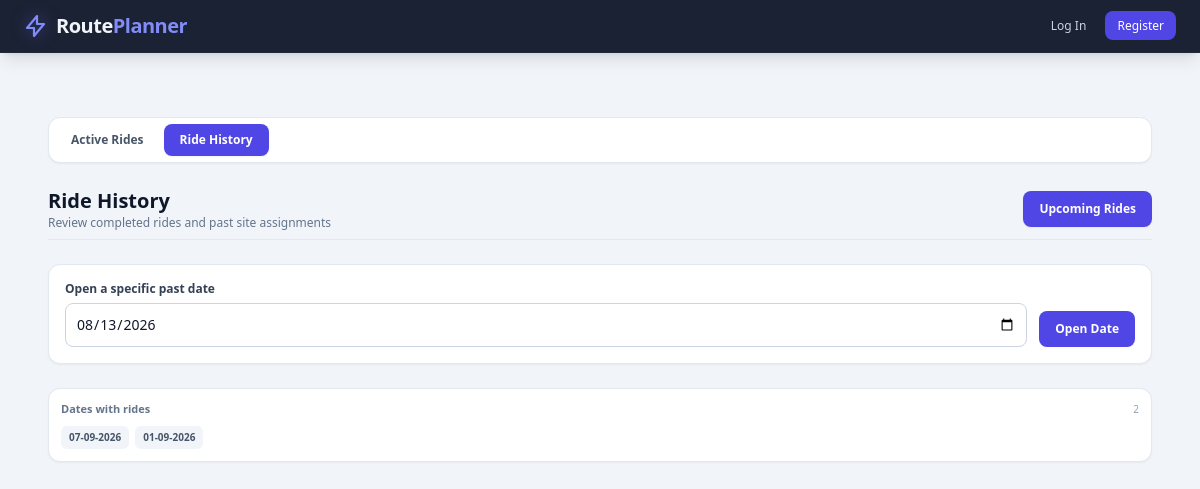
/trips/?view=history&date=2026-08-13, run on an earlier commit of the app's database.
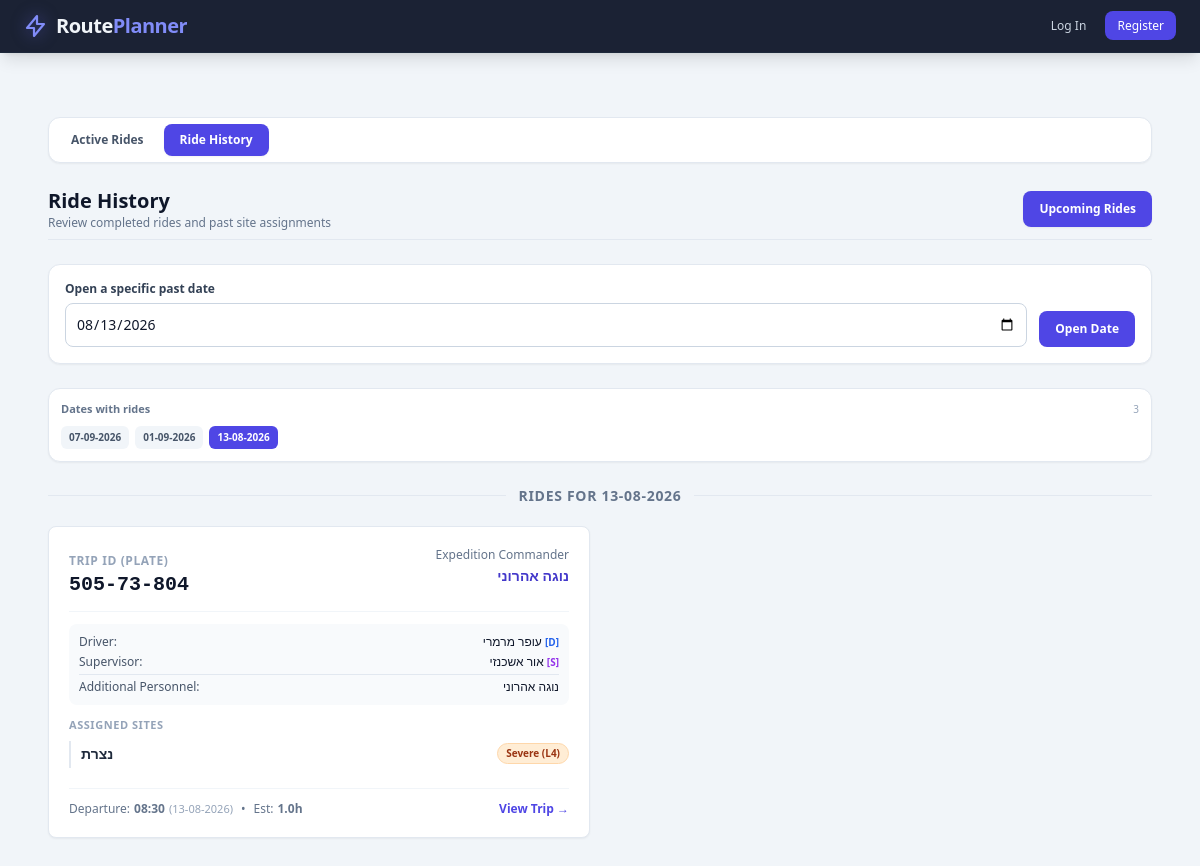
And on a later commit of the database.
### app/models.py (models this page shows, shortened)
class Trip(db.Model):
    __tablename__ = 'trips'
    is_draft = db.Column(db.Boolean, default=False, nullable=False)
    user_id = db.Column(db.String(50), db.ForeignKey('users.id'), nullable=False)
    id = db.Column(db.Integer, primary_key=True, autoincrement=True)
    car_license_plate = db.Column(db.String(20), db.ForeignKey('cars.license_plate'), nullable=False)
    commander = db.Column(db.String(100), nullable=False)
    driver = db.Column(db.String(100), nullable=False)
    supervisor = db.Column(db.String(100), nullable=False)
    passengers = db.Column(db.Text, nullable=True)
    departure_date = db.Column(db.Date, nullable=False, default=date.today)
    departure_time = db.Column(db.String(10), nullable=False)
    est_duration = db.Column(db.Float, nullable=True)
    notes = db.Column(db.Text, nullable=True)
    created_at = db.Column(db.DateTime, default=datetime.utcnow, nullable=False)
    car = db.relationship('Car', backref=db.backref('trips', lazy=True))
    assigned_sites = db.relationship('TripSite', backref='trip', cascade="all, delete-orphan")

class TripSite(db.Model):
    __tablename__ = 'trip_sites'
    id = db.Column(db.Integer, primary_key=True, autoincrement=True)
    trip_id = db.Column(db.Integer, db.ForeignKey('trips.id'), nullable=False)
    site_name = db.Column(db.String(150), nullable=False)
    difficulty = db.Column(db.String(50), nullable=True)
    work_description = db.Column(db.Text, nullable=True)

### app/routes/trips.py (the view, shortened to what this page needs)
@trips_bp.route('/', methods=['GET'])
def list_trips():
    selected_view = request.args.get('view', 'all')
    today = date.today()
    upcoming_end = today + timedelta(days=6)
    history_start = today - timedelta(days=7)
    selected_date = None
    ride_dates = []
    if selected_view == 'drafts':
        if not current_user.is_authenticated or current_user.used_invitation_code != "NORTH-ADMIN":
            flash("Permission denied. Only admin users can view drafts.", "danger")
            return redirect(url_for('trips.list_trips', view='all'))
        rides = Trip.query.filter(
            Trip.is_draft == True
        ).order_by(Trip.departure_date.asc(), Trip.departure_time.asc()).all()
    elif selected_view == 'history':
        date_value = request.args.get('date')
        if date_value:
            try:
                selected_date = datetime.strptime(date_value, '%Y-%m-%d').date()
            except ValueError:
                flash("Invalid history date. Showing the previous seven days.", "warning")
        if selected_date:
            rides = Trip.query.filter(
                Trip.is_draft == False,
                Trip.departure_date == selected_date,
                Trip.departure_date < today
            ).order_by(Trip.departure_time.desc()).all()
        else:
            rides = Trip.query.filter(
                Trip.is_draft == False,
                Trip.departure_date >= history_start,
                Trip.departure_date < today
            ).order_by(Trip.departure_date.desc(), Trip.departure_time.desc()).all()
    elif current_user.is_authenticated:
        selected_view = 'all'
        rides = Trip.query.filter(
            Trip.is_draft == False,
            Trip.departure_date >= today,
        ).order_by(Trip.departure_date.asc(), Trip.departure_time.asc()).all()
    if selected_view == 'history':
        ride_dates = [row[0] for row in db.session.query(Trip.departure_date).filter(
            Trip.is_draft == False,
            Trip.departure_date < today
        ).distinct().order_by(Trip.departure_date.desc()).all()]
    return render_template(
        'trips.html',
        rides=rides,
        selected_view=selected_view,
        today=today,
        ride_dates=ride_dates,
        history_last_date=(today - timedelta(days=1)).isoformat(),
        calendar_date=(selected_date or (today - timedelta(days=1))).isoformat()
    )

### app/templates/trips.HTML (shortened to what this page needs)
{% extends 'base.html' %}
{% block content %}
<div id="expedition-app" class="max-w-7xl mx-auto p-4 sm:p-6">
    <div id="page-list" class="space-y-6">
          <nav class="flex items-center gap-1 overflow-x-auto bg-white dark:bg-slate-800 p-1.5 rounded-xl border border-slate-200 dark:border-slate-700 shadow-sm" aria-label="Trip views">
                <a href="{{ url_for('trips.list_trips', view='all') }}"
                    class="px-4 py-2 rounded-lg text-xs font-semibold whitespace-nowrap transition {% if selected_view == 'all' %}bg-indigo-600 text-white shadow-sm{% else %}text-slate-600 dark:text-slate-300 hover:bg-slate-100 dark:hover:bg-slate-700{% endif %}"
                    data-en="Active Rides" data-he="נסיעות פעילות">Active Rides</a>
                <a href="{{ url_for('trips.list_trips', view='history') }}"
                    class="px-4 py-2 rounded-lg text-xs font-semibold whitespace-nowrap transition {% if selected_view == 'history' %}bg-indigo-600 text-white shadow-sm{% else %}text-slate-600 dark:text-slate-300 hover:bg-slate-100 dark:hover:bg-slate-700{% endif %}"
                    data-en="Ride History" data-he="היסטוריית נסיעות">Ride History</a>
          </nav>
        <div class="flex justify-between items-center pb-2 border-b border-slate-200 dark:border-slate-700">
            <div>
            {% if selected_view == 'drafts' %}
            <h2 class="text-xl font-bold text-slate-900 dark:text-slate-100" data-en="Draft Rides" data-he="טיוטות נסיעות">Draft Rides</h2>
            <p class="text-xs text-slate-500 dark:text-slate-400" data-en="Review and manage unpublished rides" data-he="צפייה וניהול נסיעות שלא פורסמו">Review and manage unpublished rides</p>
            {% elif selected_view == 'history' %}
            <h2 class="text-xl font-bold text-slate-900 dark:text-slate-100" data-en="Ride History" data-he="היסטוריית נסיעות">Ride History</h2>
            <p class="text-xs text-slate-500 dark:text-slate-400" data-en="Review completed rides and past site assignments" data-he="צפייה בנסיעות שהסתיימו ובמשימות עבר">Review completed rides and past site assignments</p>
            {% endif %}
            </div>
            {% if selected_view == 'history' %}
            <a href="{{ url_for('trips.list_trips', view='all') }}" class="inline-flex items-center gap-2 bg-indigo-600 hover:bg-indigo-700 active:bg-indigo-800 text-white text-xs font-semibold px-4 py-2.5 rounded-lg shadow-sm transition cursor-pointer">
                <span data-en="Upcoming Rides" data-he="נסיעות קרובות">Upcoming Rides</span>
            </a>
            {% endif %}
        </div>
        {% if selected_view in ['history', 'mine'] %}
        <form action="{{ url_for('trips.list_trips') }}" method="GET" class="flex flex-col sm:flex-row sm:items-end gap-3 bg-white dark:bg-slate-800 p-4 rounded-xl border border-slate-200 dark:border-slate-700 shadow-sm">
            <div class="flex-1">
                {% if selected_view == 'history' %}
                <label for="history-date" class="block text-xs font-semibold text-slate-700 dark:text-slate-300 mb-1.5" data-en="Open a specific past date" data-he="פתח תאריך עבר מסוים">Open a specific past date</label>
                <input id="history-date" type="date" name="date" value="{{ request.args.get('date', '') }}" max="{{ history_last_date }}" class="w-full text-sm p-2.5 rounded-lg border border-slate-300 dark:border-slate-600 bg-white dark:bg-slate-900 text-slate-900 dark:text-slate-100 focus:ring-2 focus:ring-indigo-500 outline-none">
                {% endif %}
            </div>
            <button type="submit" class="px-4 py-2.5 rounded-lg bg-indigo-600 hover:bg-indigo-700 text-white text-xs font-semibold" data-en="Open Date" data-he="פתח תאריך">Open Date</button>
        </form>
        <div class="mt-3 bg-white dark:bg-slate-800 p-3 rounded-xl border border-slate-200 dark:border-slate-700 shadow-sm">
            <div class="flex items-center justify-between gap-3 mb-2">
                <p class="text-[11px] font-semibold text-slate-500 dark:text-slate-400" data-en="Dates with rides" data-he="תאריכים עם נסיעות">Dates with rides</p>
                <span class="text-[10px] text-slate-400 dark:text-slate-500">{{ ride_dates|length }}</span>
            </div>
            <div class="max-h-28 overflow-y-auto pr-1">
            <div class="flex flex-wrap gap-1.5">
                {% for ride_date in ride_dates %}
                <a href="{{ url_for('trips.list_trips', view=selected_view, date=ride_date.isoformat()) }}" class="px-2 py-1 rounded-md text-[10px] font-semibold transition {% if request.args.get('date') == ride_date.isoformat() %}bg-indigo-600 text-white{% else %}bg-slate-100 dark:bg-slate-700 text-slate-600 dark:text-slate-300 hover:bg-indigo-100 dark:hover:bg-indigo-900/50{% endif %}" title="{{ ride_date.strftime('%d-%m-%Y') }}">
                    {{ ride_date.strftime('%d-%m-%Y') }}
                </a>
                {% else %}
                <span class="text-[11px] text-slate-400 dark:text-slate-500" data-en="No other dates with rides" data-he="אין תאריכים נוספים עם נסיעות">No other dates with rides</span>
                {% endfor %}
            </div>
            </div>
        </div>
        {% endif %}
        <div class="grid grid-cols-1 sm:grid-cols-2 xl:grid-cols-3 gap-4 sm:gap-5">
            {% set date_state = namespace(value='__unset__') %}
           {% for ride in rides %}
{% set ride_date = ride.departure_date|string if ride.departure_date else 'no-date' %}
{% if ride_date != date_state.value %}
            <div class="col-span-full flex items-center gap-3 pt-2 first:pt-0">
                <div class="h-px flex-1 bg-slate-200 dark:bg-slate-700"></div>
                <h3 class="text-sm font-bold uppercase tracking-wider text-slate-500 dark:text-slate-400 whitespace-nowrap">
                    {% if ride.departure_date %}
                    <span data-en="Rides for {{ ride.departure_date.strftime('%d-%m-%Y') }}" data-he="נסיעות בתאריך {{ ride.departure_date.strftime('%d-%m-%Y') }}">Rides for {{ ride.departure_date.strftime('%d-%m-%Y') }}</span>
                    {% else %}
                    <span data-en="Date not set" data-he="תאריך לא הוגדר">Date not set</span>
                    {% endif %}
                </h3>
                <div class="h-px flex-1 bg-slate-200 dark:bg-slate-700"></div>
            </div>
{% set date_state.value = ride_date %}
{% endif %}
<div class="bg-white dark:bg-slate-800 rounded-lg shadow-sm border border-slate-200 dark:border-slate-700 p-4 sm:p-5 hover:shadow-md transition flex flex-col justify-between">
    <div>
        <div class="flex flex-col gap-2 sm:flex-row sm:justify-between sm:items-start mb-3 pb-3 border-b border-slate-100 dark:border-slate-700">
            <div>
                <span class="text-xs font-semibold uppercase tracking-wider text-slate-400" data-en="Trip ID (Plate)" data-he="זיהוי נסיעה">Trip ID (Plate)</span>
                <h3 class="font-bold text-xl text-slate-900 dark:text-slate-100 font-mono">{{ ride.car_license_plate }}</h3>
            </div>
            <div class="text-left sm:text-right">
                <span class="text-xs text-slate-500 dark:text-slate-400 block" data-en="Expedition Commander" data-he="מפקד משלח">Expedition Commander</span>
                <span class="font-semibold text-sm text-indigo-700 dark:text-indigo-300">{{ ride.commander or 'N/A' }}</span>
            </div>
        </div>
        <div class="space-y-1 text-xs text-slate-600 dark:text-slate-300 mb-3 bg-slate-50 dark:bg-slate-900/60 p-2.5 rounded-lg">
            <div class="flex flex-wrap items-center justify-between gap-x-3 gap-y-1">
                <span data-en="Driver:" data-he="נהג:">Driver:</span>
                <span class="font-medium text-slate-900 dark:text-slate-100">{{ ride.driver or 'N/A' }} <span class="text-[10px] text-blue-600 dark:text-blue-400 font-bold">[D]</span></span>
            </div>
            <div class="flex flex-wrap items-center justify-between gap-x-3 gap-y-1">
                <span data-en="Supervisor:" data-he="מפקד משימה:">Supervisor:</span>
                <span class="font-medium text-slate-900 dark:text-slate-100">{{ ride.supervisor or 'N/A' }} <span class="text-[10px] text-purple-600 dark:text-purple-400 font-bold">[S]</span></span>
            </div>
            {% if ride.passengers %}
            <div class="flex flex-wrap items-center justify-between gap-x-3 gap-y-1 pt-1 border-t border-slate-200 dark:border-slate-700">
                <span data-en="Additional Personnel:" data-he="נוסעים נוספים:">Additional Personnel:</span>
                <span class="font-medium text-slate-900 dark:text-slate-100">{{ ride.passengers }}</span>
            </div>
            {% endif %}
        </div>
<div class="space-y-2 mb-3">
    <p class="text-[11px] font-bold text-slate-400 dark:text-slate-500 uppercase tracking-wider" data-en="Assigned Sites" data-he="אתרים מתוכננים">Assigned Sites</p>
    {% if ride.assigned_sites %}
        {% for site in ride.assigned_sites %}
        {% set level = site.difficulty | lower if site.difficulty else '' %}
        {% if 'l4' in level or 'hard' in level %}
            {% set badge_cls = 'bg-orange-100 text-orange-800 border-orange-200' %}
        {% elif 'l3' in level or 'high' in level %}
            {% set badge_cls = 'bg-amber-100 text-amber-800 border-amber-200' %}
        {% elif 'l2' in level or 'medium' in level %}
            {% set badge_cls = 'bg-yellow-100 text-yellow-800 border-yellow-200' %}
        {% elif 'l1' in level or 'easy' in level %}
            {% set badge_cls = 'bg-green-100 text-green-700 border-green-200' %}
        {% else %}
            {% set badge_cls = 'bg-slate-100 text-slate-700 border-slate-200' %}
        {% endif %}
        <div class="border-l-2 border-slate-200 dark:border-slate-700 pl-2.5 py-0.5">
            <div class="flex flex-wrap justify-between items-center gap-2 mb-0.5">
                <h4 class="font-bold text-sm text-slate-800 dark:text-slate-100 break-words">{{ site.site_name }}</h4>
                <span class="{{ badge_cls }} border text-[10px] px-2 py-0.5 rounded-full font-semibold">
                    {{ site.difficulty or 'Standard' }}
                </span>
            </div>
        </div>
        {% endfor %}
    {% else %}
        <p class="text-xs text-slate-400 dark:text-slate-500 italic" data-en="No specific sites assigned." data-he="לא הוגדרו אתרים ספציפיים.">No specific sites assigned.</p>
    {% endif %}
</div>
    </div>
    <div class="border-t border-slate-100 dark:border-slate-700 pt-3 flex flex-col sm:flex-row sm:justify-between sm:items-center gap-2 text-xs mt-2">
        <div class="text-slate-500 dark:text-slate-400 flex flex-wrap items-center gap-x-1 gap-y-0.5">
            <span data-en="Departure: " data-he="יציאה: ">Departure: </span><strong>{{ ride.departure_time or 'N/A' }}</strong>
            {% if ride.departure_date %}
                <span class="text-[11px] text-slate-400 dark:text-slate-500">({{ ride.departure_date.strftime('%d-%m-%Y') }})</span>
            {% endif %}
            {% if ride.est_duration %}
            <span class="mx-1">•</span>
            <span data-en="Est: " data-he="משוער: ">Est: </span><strong>{{ ride.est_duration }}h</strong>
            {% endif %}
        </div>
        <div class="flex flex-wrap items-center gap-x-3 gap-y-1">
            <a href="{{ url_for('trips.view_trip', trip_id=ride.id) }}" class="text-indigo-600 dark:text-indigo-400 hover:text-indigo-800 dark:hover:text-indigo-300 font-semibold" data-en="View Trip &rarr;" data-he="הצג נסיעה &rarr;">View Trip &rarr;</a>
        </div>
    </div>
</div>
{% endfor %}
        </div>
    </div>
</div>
{% endblock %}

What changed in the data, as far as the page shows it:
now on this page (row edited): Trip: departure_date "13-08-2026", car_license_plate "505-73-804", commander "נוגה אהרוני", driver "עופר מרמרי", supervisor "אור אשכנזי", passengers "נוגה אהרוני", departure_time "08:30", est_duration "1.0"
now on this page (row unchanged): TripSite: site_name "נצרת", difficulty "Severe (L4)"
Also different on the page:
{{ ride_dates|length }}: "2" → "3"
new list line: "13-08-2026"
